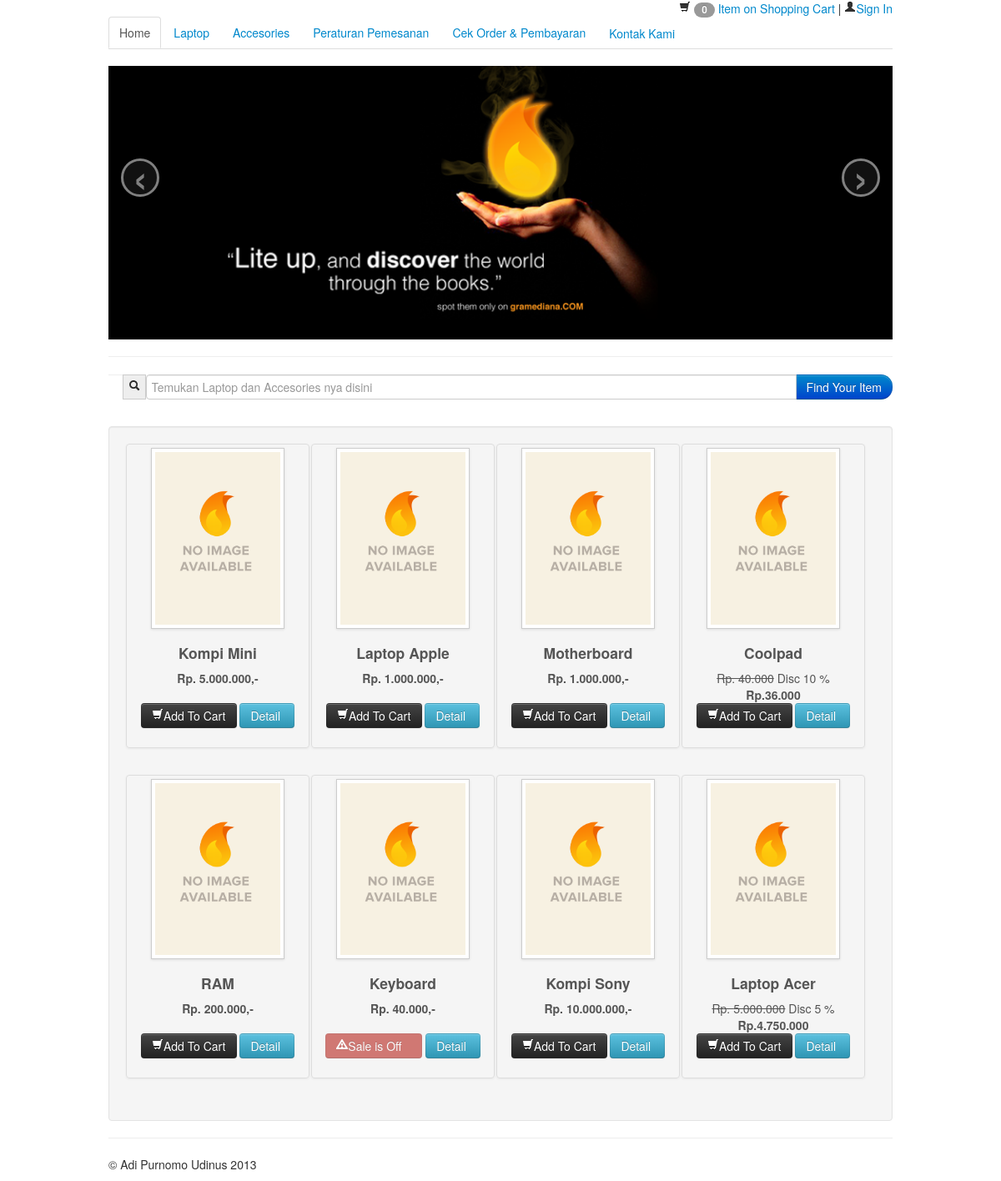
The page / on the database its author committed.
### tables this page shows
CREATE TABLE `produk` (
  `id_produk` int(5) NOT NULL auto_increment,
  `id_kategori` int(5) NOT NULL,
  `nama_produk` varchar(80) NOT NULL,
  `produk_seo` varchar(100) NOT NULL,
  `deskripsi` text NOT NULL,
  `harga` int(20) NOT NULL,
  `stok` int(5) NOT NULL,
  `berat` decimal(5,2) unsigned NOT NULL default '0.00',
  `tgl_masuk` date NOT NULL,
  `gambar` varchar(100) NOT NULL,
  `dibeli` int(5) NOT NULL,
  `diskon` int(5) NOT NULL,
  PRIMARY KEY  (`id_produk`)
);

### inc/fungsi_rupiah.php (called while the page is built)
<?php
function format_rupiah($angka){
  $rupiah=number_format($angka,0,',','.');
  return $rupiah;
}
?>

### store.php (the view, shortened to what this page needs)
<div class='well'>
<?php
include_once "inc/fungsi_rupiah.php";
$query=mysql_query("SELECT * FROM produk ORDER BY id_produk DESC LIMIT 12") or die(mysql_error());
$i=0;
$kolom=4;
echo "<table>";
while($data=mysql_fetch_array($query))
{
$harga=format_rupiah($data['harga']);
$diskon=($data['diskon'] / 100) * $data['harga'];
$hargadiskon=number_format(($data['harga']-$diskon),0,",",".");
$stok=$data['stok'];
$tombolbeli="<a class='btn btn-inverse' href='index.php?page=simpanbelanja&aksi=tambah&id=$data[id_produk]' id='tombolbeli' rel='tooltip' data-title='Beli yuk'><i class='icon-shopping-cart icon-white'></i>Add To Cart</a>";
$tombolhabis="<a class='btn btn-danger disabled' href='#' id='tombolhabis' rel='tooltip' data-title='Stok Habis'><i class='icon-warning-sign icon-white'></i>Sale is Off &nbsp;&nbsp;</a>";
if($stok != "0")
{
	$shop=$tombolbeli;
}else
{
	$shop=$tombolhabis;
}
$d=$data['diskon'];
$hargatetap="<div class=''><b>Rp. $hargadiskon,-</b><br><br></div>";
$hargadiskon="<div class=''><del>Rp. $harga</del> Disc $data[diskon] %
<b>Rp.$hargadiskon</b>
</div>";
if($d!="0")
{
	$divharga=$hargadiskon;
}else
{
	$divharga=$hargatetap;
}
if($i >= $kolom)
{
	echo "</tr><tr>";
	$i=0;
}
$i++;
echo "<td><ul class='thumbnails'>";
echo "<li class='span3'><div class='thumbnail'>";
?>
<?php
echo "<img class='img-polaroid' src=produk/$data[gambar] width='150px' height='300px'>";
echo "<div class='caption'><h4 align='center'>$data[nama_produk]</h4><center>$divharga</center><p align='center'>$shop
<a class='btn btn-info' href='index.php?page=detailstore&id=$data[id_produk]'>Detail&nbsp;</a></p>";
echo "</div></div></li></ul>";
echo "</td>";
}
echo "</tr>";
echo "</table>";
?>
</div>

### index.php (shortened to what this page needs)
<!DOCTYPE html>
<html>
<head>
<link rel='stylesheet' type='text/css' href='css/bootstrap.css'>
</head>
<body>
    <div class="container">
<span class='pull-right'>
    <a class='brand' href="index.php?page=keranjangbelanja" id="shop" rel="popover" data-title="Your Cart"><i class='icon-shopping-cart'></i>
<?php
$sid=session_id();
$query=mysql_query("SELECT COUNT(*) as jumlah FROM order_temp WHERE id_session='$sid'") or die(mysql_error());
$data=mysql_fetch_array($query);
echo "<span class='badge'>".$data['jumlah']."</span>";
?>
     Item on Shopping Cart</a> |
     <a href='#' id="example" rel="popover"  data-title="Sign In Here">
        <i class='icon-user'></i>Sign In</a>
</span>
    <div class="tabbable">
        <br>
    <ul class="nav nav-tabs">
    <li class="active"><a href="index.php" id="profil" rel="tooltip" data-title="Semua Tentang Toko Laptop Sip">Home</a></li>
    <li><a href="#tab2" id="laptop" rel="tooltip" data-title="Jualan Laptop Baru" data-toggle="tab">Laptop</a></li>
    <li><a href="#tab3" id="assesor" rel="tootltip" data-title="Semua Accesories ada disini" data-toggle="tab">Accesories</a></li>
    <li><a href="#tab4" id="pemesanan" rel="tooltip" data-title="Peraturan Pemesanan anda" data-toggle="tab">Peraturan Pemesanan</a></li>
    <li><a href="index.php?page=cekorder" id="cek" rel="tooltip" data-title="Cek Order Barang Anda ">Cek Order & Pembayaran</a></li>
    <li><a href="#tab5" id="kontak" rel="tooltip" data-title="Hubungi Kami Yuk" data-toggle="tab">Kontak Kami</a></li>
    </ul>
    </div>
</div>
<div class='container'>
<?php
switch($_GET['page'])
{
default:
?>
 <div id="myCarousel" class="carousel slide">
    <div class="carousel-inner">
    <div class="active item">
        <img src='img/i.png'>
    </div>
    </div>
    <a class="carousel-control left" href="#myCarousel" data-slide="prev">&lsaquo;</a>
    <a class="carousel-control right" href="#myCarousel" data-slide="next">&rsaquo;</a>
    </div>
    <hr>
          <form class="form-search pull-right">
        <div class="input-append">
<span class='add-on'><i class='icon-search'></i></span>
<input type="text" class="input-xxlarge span10" placeholder="Temukan Laptop dan Accesories nya disini">
<button type="submit" class="btn btn-primary">Find Your Item</button>
</div>
</form>
<hr>
<br><br>
<?php
include "store.php";
?>
<?php
break;
}
?>
<hr>
 <div class="footer">
        <p>&copy; Adi Purnomo Udinus 2013</p>
      </div>
</div>
</body>
</html>

### rows shown on the page
produk: gambar (placeholder picture), nama_produk "Kompi Mini", hargadiskon "5.000.000"
produk: gambar (placeholder picture), nama_produk "Laptop Apple", hargadiskon "1.000.000"
produk: gambar (placeholder picture), nama_produk "Motherboard", hargadiskon "1.000.000"
produk: gambar (placeholder picture), nama_produk "Coolpad", harga "40.000", diskon "10", hargadiskon "36.000"
produk: gambar (placeholder picture), nama_produk "RAM", hargadiskon "200.000"
produk: gambar (placeholder picture), nama_produk "Keyboard", hargadiskon "40.000"
produk: gambar (placeholder picture), nama_produk "Kompi Sony", hargadiskon "10.000.000"
produk: gambar (placeholder picture), nama_produk "Laptop Acer", harga "5.000.000", diskon "5", hargadiskon "4.750.000"

### other values the page prints
$data['jumlah'] "0"
